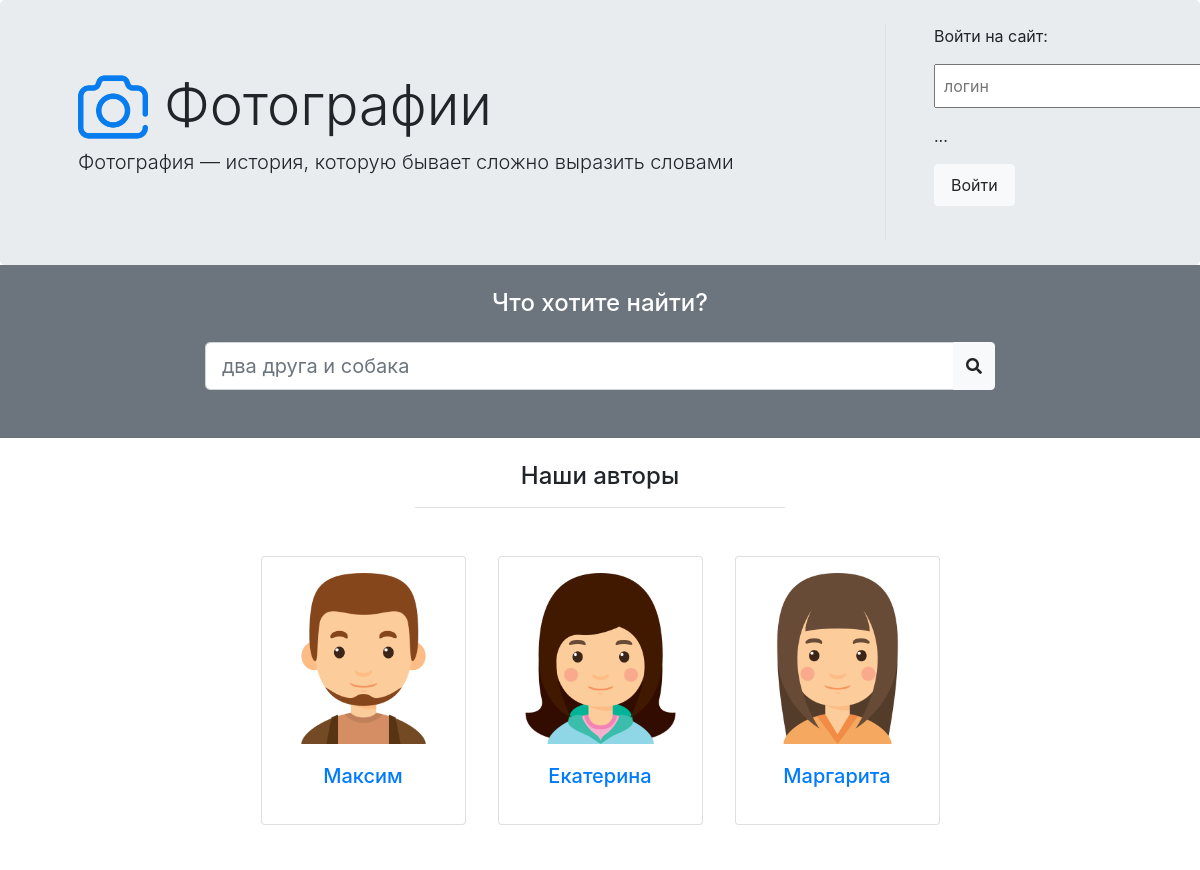
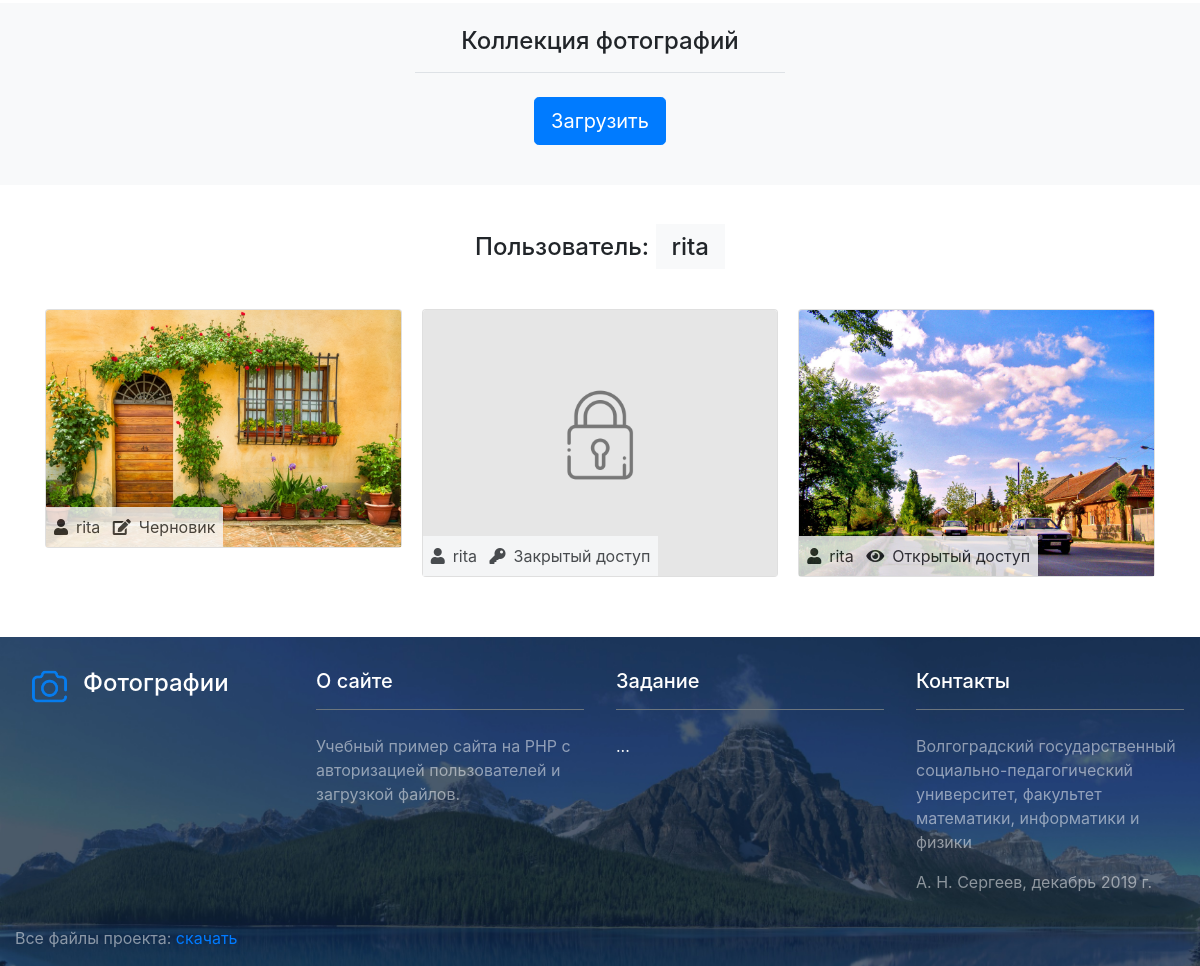
Page /?user=rita on the committed database (2 pictures, top to bottom).
### tables this page shows
CREATE TABLE IF NOT EXISTS `users` (
  `id` bigint(20) NOT NULL AUTO_INCREMENT,
  `login` varchar(20) NOT NULL,
  `password` varchar(50) NOT NULL,
  `name` varchar(200) NOT NULL,
  `avatar` varchar(255) NOT NULL,
  PRIMARY KEY (`id`,`login`,`name`),
  KEY `login` (`login`),
  KEY `password` (`password`)
);

CREATE TABLE IF NOT EXISTS `photos` (
  `id` int(11) NOT NULL AUTO_INCREMENT,
  `file` varchar(255) NOT NULL,
  `caption` text NOT NULL,
  `user` varchar(20) NOT NULL,
  `status` varchar(20) NOT NULL,
  PRIMARY KEY (`id`),
  KEY `user` (`user`,`status`)
);

### homepage.php (the view)
<div class="row justify-content-center bg-secondary">
    <div class="col-md-8 text-white text-center">
        <h4 class="m-4">Что хотите найти?</h4>
        <div class="input-group mt-4 mb-5">
            <input class="form-control form-control-lg" type="text" placeholder="два друга и собака">
            <div class="input-group-append">
                <button class="btn btn-light" type="button" id="button-addon2"><i class="fas fa-search"></i></button>
            </div>
        </div>
    </div>
</div>
<div class="container-fluid">
    <div class="row justify-content-center">
        <div class="col-md-4 text-center m-4">
            <h4 class="border-bottom pb-3 mb-4">Наши авторы</h4>
        </div>
    <div>
    <div class="row justify-content-center pb-5">
        <?php
            $result = $mysqli->query( "SELECT * FROM users" );
            while ( $row = $result->fetch_assoc() ) :
        ?>
        <div class="card col-2 ml-3 mr-3 p-3">
            <a href="?user=<?php echo $row['login'] ?>">
              <img src="avatars/<?php echo $row['avatar'] ?>" class="card-img-top">
              <div class="card-body">
                  <h5 class="card-title text-center m-0"><?php echo $row['name'] ?></h5>
              </div>
            </a>
        </div>
        <?php
            endwhile;
        ?>
    </div>
</div>
<div class="container-fluid">
    <div class="row justify-content-center bg-light">
        <div class="col-md-4 text-center m-4">
            <h4 class="border-bottom pb-3 mb-4">Коллекция фотографий</h4>
            <p><a href="?add=yes" class="btn btn-primary btn-lg">Загрузить</a></p>
        </div>
    </div>
</div>
<div class="container mb-5">
    <div class="row justify-content-center">
        <?php
            if ( $user ) {
                $title = "Пользователь: <span class=\"bg-light p-2 pl-3 pr-3\">$user<span>";
            } else {
                $title = "Все фотографии";
            }
        ?>
       <h4 class="m-5"><?php echo $title ?></h4>
    </div>
    <div class="card-columns">
        <?php
            $arr_stat = array(  "private" => "Закрытый доступ",
                                "public" => "Открытый доступ",
                                "draft" => "Черновик" );
            $arr_ico = array(   "private" => "fas fa-key",
                                "public" => "fas fa-eye",
                                "draft" => "fas fa-edit" );
            if ( $user ) {
                $sql = "SELECT * FROM photos WHERE user='$user'";
            } else {
                $sql = "SELECT * FROM photos";
            }
            $result = $mysqli->query( $sql );
            while ( $row = $result->fetch_assoc() ) :
                $id = $row['id'];
                $user = $row['user'];
                $status = $arr_stat[$row['status']];
                $ico = $arr_ico[$row['status']];
                if ( $row['status'] == 'private' ) {
                    $photo = "interface/close.png";
                } else {
                    $photo = "photos/" . $row['file'];
                }
        ?>
        <div class="card">
            <a href="?photo=<?php echo $id ?>"><img src="<?php echo $photo ?>" class="card-img-top"></a>
            <div class="card-img-overlay bg-light p-2" style="top: auto; right: auto; opacity: 0.8">
                <i class="fas fa-user mr-2"></i><?php echo $user ?>
                <i class="<?php echo $ico ?> ml-2 mr-2"></i><?php echo $status ?>
            </div>
        </div>
        <?php
            endwhile;
        ?>
    </div>
</div>

### rows in the picture
users: avatar (picture), name "Максим"
users: avatar (picture), name "Екатерина"
users: avatar (picture), name "Маргарита"
photos: file (picture), user "rita", status "Черновик"
photos: shows a picture, user "rita", status "Закрытый доступ"
photos: file (picture), user "rita", status "Открытый доступ"

### other values in the picture
$user "rita"
